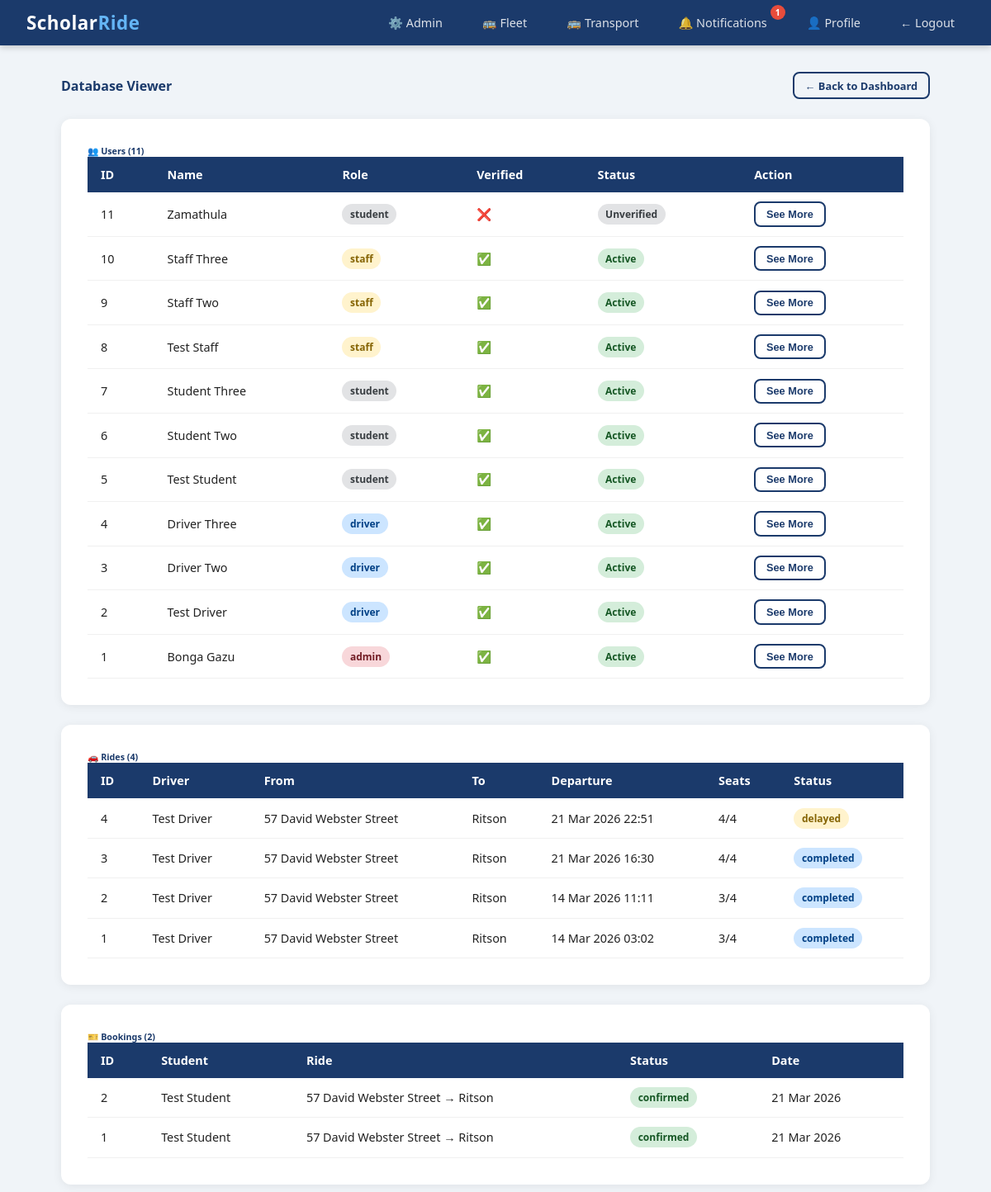
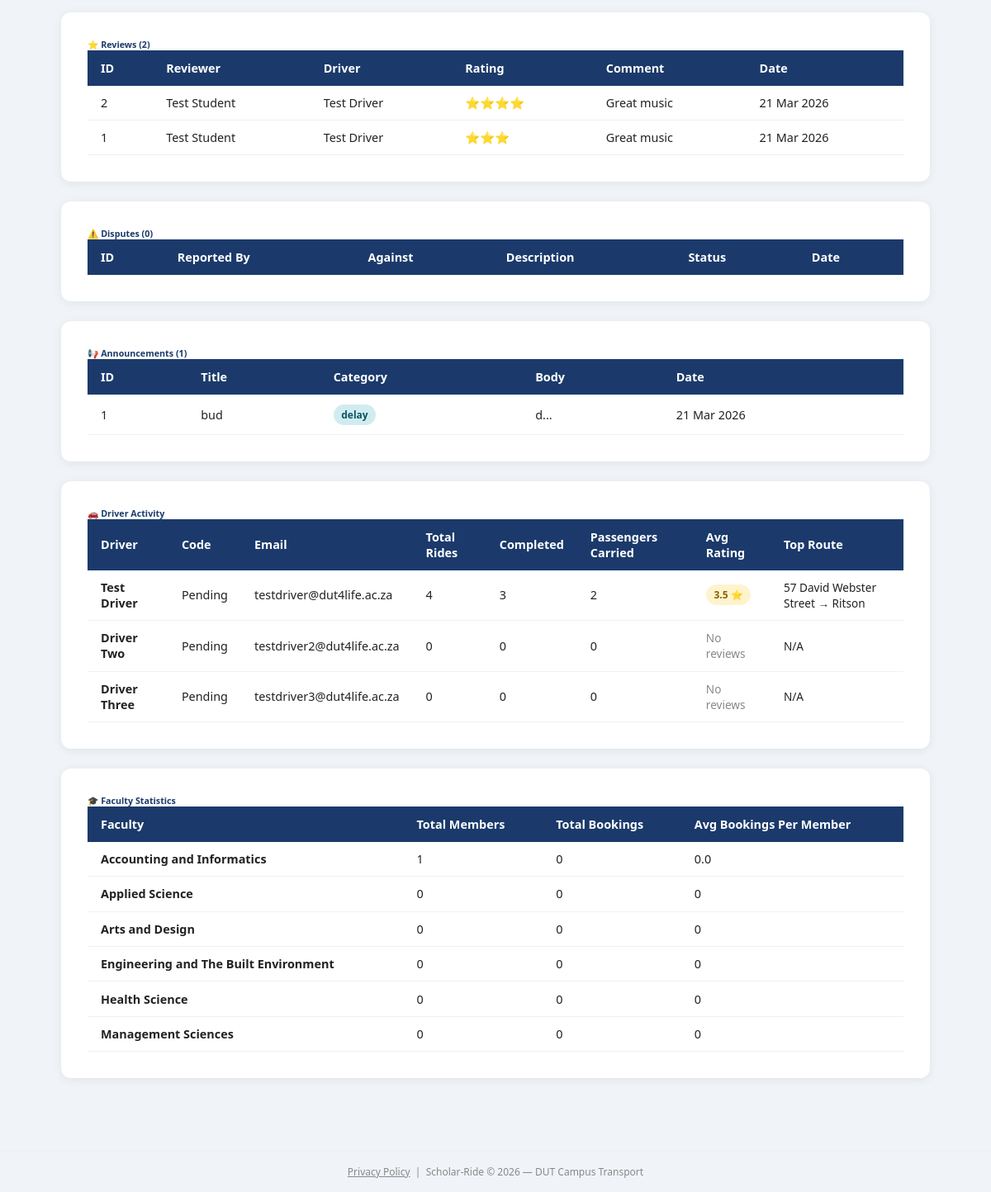
Page /admin/database (signed in) on the committed database (2 pictures, top to bottom).
### scholar_ride/models.py (models this page shows)
class User(db.Model, UserMixin):
    id = db.Column(db.Integer, primary_key=True)
    student_number = db.Column(db.String(20), unique=True, nullable=True)
    staff_number = db.Column(db.String(20), unique=True, nullable=True)
    full_name = db.Column(db.String(100), nullable=False)
    email = db.Column(db.String(120), unique=True, nullable=False)
    phone = db.Column(db.String(20), nullable=False)
    password_hash = db.Column(db.String(128), nullable=False)
    role = db.Column(db.String(20), default='student')
    department = db.Column(db.String(100), nullable=True)
    verified = db.Column(db.Boolean, default=False)
    approval_status = db.Column(db.String(20), default='pending')
    otp = db.Column(db.String(6), nullable=True)
    created_at = db.Column(db.DateTime, default=datetime.utcnow)
    driver_code = db.Column(db.String(20), nullable=True)
    rides = db.relationship('Ride', backref='driver', lazy=True)
    bookings = db.relationship('Booking', backref='student', lazy=True)
    session_token = db.Column(db.String(100), nullable=True)

class Ride(db.Model):
    id = db.Column(db.Integer, primary_key=True)
    driver_id = db.Column(db.Integer, db.ForeignKey('user.id'), nullable=False)
    origin = db.Column(db.String(200), nullable=False)
    destination = db.Column(db.String(200), nullable=False)
    departure_time = db.Column(db.DateTime, nullable=False)
    available_seats = db.Column(db.Integer, nullable=False)
    total_seats = db.Column(db.Integer, nullable=False)
    status = db.Column(db.String(20), default='active')
    created_at = db.Column(db.DateTime, default=datetime.utcnow)
    bookings = db.relationship('Booking', backref='ride', lazy=True)
    vehicle_type = db.Column(db.String(50), nullable=True)
    vehicle_model = db.Column(db.String(100), nullable=True)
    registration_number = db.Column(db.String(20), nullable=True)
    completed_at = db.Column(db.DateTime, nullable=True)

class Booking(db.Model):
    id = db.Column(db.Integer, primary_key=True)
    ride_id = db.Column(db.Integer, db.ForeignKey('ride.id'), nullable=False)
    student_id = db.Column(db.Integer, db.ForeignKey('user.id'), nullable=False)
    booking_date = db.Column(db.DateTime, default=datetime.utcnow)
    status = db.Column(db.String(20), default='pending')

class Review(db.Model):
    id = db.Column(db.Integer, primary_key=True)
    ride_id = db.Column(db.Integer, db.ForeignKey('ride.id'), nullable=False)
    reviewer_id = db.Column(db.Integer, db.ForeignKey('user.id'), nullable=False)
    driver_id = db.Column(db.Integer, db.ForeignKey('user.id'), nullable=False)
    rating = db.Column(db.Integer, nullable=False)
    comment = db.Column(db.Text, nullable=True)
    created_at = db.Column(db.DateTime, default=datetime.utcnow)
    reviewer = db.relationship('User', foreign_keys=[reviewer_id])
    driver = db.relationship('User', foreign_keys=[driver_id])

class Announcement(db.Model):
    id = db.Column(db.Integer, primary_key=True)
    admin_id = db.Column(db.Integer, db.ForeignKey('user.id'), nullable=False)
    title = db.Column(db.String(200), nullable=False)
    body = db.Column(db.Text, nullable=False)
    category = db.Column(db.String(50))
    created_at = db.Column(db.DateTime, default=sast_now)

### scholar_ride/routes/admin.py (the view)
@admin.route('/admin/database')
@login_required
@admin_required
def database_viewer():
    from scholar_ride.models import Review
    from sqlalchemy import func
    users = User.query.order_by(User.created_at.desc()).all()
    rides = Ride.query.order_by(Ride.created_at.desc()).all()
    bookings = Booking.query.order_by(Booking.booking_date.desc()).all()
    reviews = Review.query.order_by(Review.created_at.desc()).all()
    disputes = Dispute.query.order_by(Dispute.created_at.desc()).all()
    announcements = Announcement.query.order_by(Announcement.created_at.desc()).all()
    user_booking_counts = {}
    for u in users:
        count = Booking.query.filter_by(student_id=u.id).count()
        user_booking_counts[u.id] = count
    driver_stats = []
    drivers = User.query.filter_by(role='driver').all()
    for driver in drivers:
        total_rides = Ride.query.filter_by(driver_id=driver.id).count()
        completed_rides = Ride.query.filter_by(driver_id=driver.id, status='completed').count()
        total_passengers = db.session.query(func.count(Booking.id)).join(
            Ride, Ride.id == Booking.ride_id
        ).filter(
            Ride.driver_id == driver.id,
            Booking.status == 'confirmed'
        ).scalar() or 0
        avg_rating = db.session.query(func.avg(Review.rating)).filter_by(
            driver_id=driver.id
        ).scalar()
        avg_rating = round(avg_rating, 1) if avg_rating else 'No reviews'
        top_route = db.session.query(
            Ride.origin, Ride.destination, func.count(Ride.id).label('cnt')
        ).filter_by(driver_id=driver.id).group_by(
            Ride.origin, Ride.destination
        ).order_by(func.count(Ride.id).desc()).first()
        driver_stats.append({
            'driver': driver,
            'total_rides': total_rides,
            'completed_rides': completed_rides,
            'total_passengers': total_passengers,
            'avg_rating': avg_rating,
            'top_route': f"{top_route.origin} → {top_route.destination}" if top_route else 'N/A'
        })
    faculties = db.session.query(
        User.department,
        func.count(User.id).label('member_count')
    ).filter(
        User.role.in_(['student', 'staff']),
        User.department != None
    ).group_by(User.department).all()
    all_faculties = [
        'Accounting and Informatics',
        'Applied Science',
        'Arts and Design',
        'Engineering and The Built Environment',
        'Health Science',
        'Management Sciences'
    ]
    faculty_stats = []
    for faculty in all_faculties:
        member_count = User.query.filter(
            User.role.in_(['student', 'staff']),
            User.department == faculty
        ).count()
        total_bookings = db.session.query(func.count(Booking.id)).join(
            User, User.id == Booking.student_id
        ).filter(
            User.department == faculty
        ).scalar() or 0
        faculty_stats.append({
            'faculty': faculty,
            'member_count': member_count,
            'total_bookings': total_bookings
        })
    return render_template('admin/database.html',
        users=users,
        rides=rides,
        bookings=bookings,
        reviews=reviews,
        disputes=disputes,
        announcements=announcements,
        user_booking_counts=user_booking_counts,
        driver_stats=driver_stats,
        faculty_stats=faculty_stats
    )

### scholar_ride/templates/admin/database.html (shortened to what this page needs)
{% extends "base.html" %}
{% block content %}
<div class="d-flex justify-between align-center mb-4">
    <h4 style="color:#1B3A6B; margin:0;">Database Viewer</h4>
    <a href="/admin" class="btn btn-outline btn-sm">← Back to Dashboard</a>
</div>
<div class="card p-3 mb-4" style="margin-top:1.5rem;">
    <h6 style="color:#1B3A6B;" class="mb-3">👥 Users ({{ users|length }})</h6>
    <div style="overflow-x:auto;">
        <table>
            <thead>
                <tr>
                    <th>ID</th>
                    <th>Name</th>
                    <th>Role</th>
                    <th>Verified</th>
                    <th>Status</th>
                    <th>Action</th>
                </tr>
            </thead>
            <tbody>
                {% for u in users %}
                <tr>
                    <td>{{ u.id }}</td>
                    <td>{{ u.full_name }}</td>
                    <td>
                        <span class="badge
                            {% if u.role == 'admin' %}badge-danger
                            {% elif u.role == 'driver' %}badge-primary
                            {% elif u.role == 'staff' %}badge-warning
                            {% else %}badge-secondary{% endif %}">
                            {{ u.role }}
                        </span>
                    </td>
                    <td>{% if u.verified %}✅{% else %}❌{% endif %}</td>
                    <td>
                        {% if u.approval_status == 'approved' and u.verified %}
                            <span class="badge badge-success">Active</span>
                        {% elif u.approval_status == 'pending' %}
                            <span class="badge badge-warning">Pending</span>
                        {% elif u.approval_status == 'rejected' %}
                            <span class="badge badge-danger">Rejected</span>
                        {% else %}
                            <span class="badge badge-secondary">Unverified</span>
                        {% endif %}
                    </td>
                    <td>
                        <button onclick="showUser(
                            '{{ u.full_name }}',
                            '{{ u.email }}',
                            '{{ u.phone }}',
                            '{{ u.role }}',
                            '{{ u.student_number or u.staff_number or u.driver_code or "N/A" }}',
                            '{{ u.department or "N/A" }}',
                            '{{ u.approval_status }}',
                            '{{ u.created_at.strftime("%d %b %Y") }}',
                            '{{ user_booking_counts.get(u.id, 0) }}'
                        )" class="btn btn-sm btn-outline">See More</button>
                    </td>
                </tr>
                {% endfor %}
            </tbody>
        </table>
    </div>
</div>
<div class="card p-3 mb-4">
    <h6 style="color:#1B3A6B;" class="mb-3">🚗 Rides ({{ rides|length }})</h6>
    <table>
        <thead>
            <tr>
                <th>ID</th>
                <th>Driver</th>
                <th>From</th>
                <th>To</th>
                <th>Departure</th>
                <th>Seats</th>
                <th>Status</th>
            </tr>
        </thead>
        <tbody>
            {% for r in rides %}
            <tr>
                <td>{{ r.id }}</td>
                <td>{{ r.driver.full_name }}</td>
                <td>{{ r.origin }}</td>
                <td>{{ r.destination }}</td>
                <td>{{ r.departure_time.strftime('%d %b %Y %H:%M') }}</td>
                <td>{{ r.available_seats }}/{{ r.total_seats }}</td>
                <td><span class="badge
                    {% if r.status == 'active' %}badge-success
                    {% elif r.status == 'completed' %}badge-primary
                    {% elif r.status == 'cancelled' %}badge-danger
                    {% else %}badge-warning{% endif %}">
                    {{ r.status }}
                </span></td>
            </tr>
            {% endfor %}
        </tbody>
    </table>
</div>
<div class="card p-3 mb-4">
    <h6 style="color:#1B3A6B;" class="mb-3">🎫 Bookings ({{ bookings|length }})</h6>
    <table>
        <thead>
            <tr>
                <th>ID</th>
                <th>Student</th>
                <th>Ride</th>
                <th>Status</th>
                <th>Date</th>
            </tr>
        </thead>
        <tbody>
            {% for b in bookings %}
            <tr>
                <td>{{ b.id }}</td>
                <td>{{ b.student.full_name }}</td>
                <td>{{ b.ride.origin }} → {{ b.ride.destination }}</td>
                <td><span class="badge
                    {% if b.status == 'confirmed' %}badge-success
                    {% elif b.status == 'pending' %}badge-warning
                    {% else %}badge-danger{% endif %}">
                    {{ b.status }}
                </span></td>
                <td>{{ b.booking_date.strftime('%d %b %Y') }}</td>
            </tr>
            {% endfor %}
        </tbody>
    </table>
</div>
<div class="card p-3 mb-4">
    <h6 style="color:#1B3A6B;" class="mb-3">⭐ Reviews ({{ reviews|length }})</h6>
    <table>
        <thead>
            <tr>
                <th>ID</th>
                <th>Reviewer</th>
                <th>Driver</th>
                <th>Rating</th>
                <th>Comment</th>
                <th>Date</th>
            </tr>
        </thead>
        <tbody>
            {% for rv in reviews %}
            <tr>
                <td>{{ rv.id }}</td>
                <td>{{ rv.reviewer.full_name }}</td>
                <td>{{ rv.driver.full_name }}</td>
                <td>{% for i in range(rv.rating) %}⭐{% endfor %}</td>
                <td>{{ rv.comment or '—' }}</td>
                <td>{{ rv.created_at.strftime('%d %b %Y') }}</td>
            </tr>
            {% endfor %}
        </tbody>
    </table>
</div>
<div class="card p-3 mb-4">
    <h6 style="color:#1B3A6B;" class="mb-3">⚠️ Disputes ({{ disputes|length }})</h6>
    <table>
        <thead>
            <tr>
                <th>ID</th>
                <th>Reported By</th>
                <th>Against</th>
                <th>Description</th>
                <th>Status</th>
                <th>Date</th>
            </tr>
        </thead>
    </table>
</div>
<div class="card p-3 mb-4">
    <h6 style="color:#1B3A6B;" class="mb-3">📢 Announcements ({{ announcements|length }})</h6>
    <table>
        <thead>
            <tr>
                <th>ID</th>
                <th>Title</th>
                <th>Category</th>
                <th>Body</th>
                <th>Date</th>
            </tr>
        </thead>
        <tbody>
            {% for a in announcements %}
            <tr>
                <td>{{ a.id }}</td>
                <td>{{ a.title }}</td>
                <td><span class="badge badge-info">{{ a.category }}</span></td>
                <td>{{ a.body[:50] }}...</td>
                <td>{{ a.created_at.strftime('%d %b %Y') }}</td>
            </tr>
            {% endfor %}
        </tbody>
    </table>
</div>
<div class="card p-3 mb-4">
    <h6 style="color:#1B3A6B;" class="mb-3">🚗 Driver Activity</h6>
    <div style="overflow-x:auto;">
        {% if driver_stats %}
        <table>
            <thead>
                <tr>
                    <th>Driver</th>
                    <th>Code</th>
                    <th>Email</th>
                    <th>Total Rides</th>
                    <th>Completed</th>
                    <th>Passengers Carried</th>
                    <th>Avg Rating</th>
                    <th>Top Route</th>
                </tr>
            </thead>
            <tbody>
                {% for d in driver_stats %}
                <tr>
                    <td><strong>{{ d.driver.full_name }}</strong></td>
                    <td>{{ d.driver.driver_code or 'Pending' }}</td>
                    <td>{{ d.driver.email }}</td>
                    <td>{{ d.total_rides }}</td>
                    <td>{{ d.completed_rides }}</td>
                    <td>{{ d.total_passengers }}</td>
                    <td>
                        {% if d.avg_rating != 'No reviews' %}
                            <span class="badge badge-warning">{{ d.avg_rating }} ⭐</span>
                        {% else %}
                            <span class="text-muted">No reviews</span>
                        {% endif %}
                    </td>
                    <td style="font-size:0.85rem;">{{ d.top_route }}</td>
                </tr>
                {% endfor %}
            </tbody>
        </table>
        {% else %}
            <p class="text-muted">No drivers registered yet.</p>
        {% endif %}
    </div>
</div>
<div class="card p-3 mb-4">
    <h6 style="color:#1B3A6B;" class="mb-3">🎓 Faculty Statistics</h6>
    <div style="overflow-x:auto;">
        <table>
            <thead>
                <tr>
                    <th>Faculty</th>
                    <th>Total Members</th>
                    <th>Total Bookings</th>
                    <th>Avg Bookings Per Member</th>
                </tr>
            </thead>
            <tbody>
                {% for f in faculty_stats %}
                <tr>
                    <td><strong>{{ f.faculty }}</strong></td>
                    <td>{{ f.member_count }}</td>
                    <td>{{ f.total_bookings }}</td>
                    <td>
                        {% if f.member_count > 0 %}
                            {{ (f.total_bookings / f.member_count) | round(1) }}
                        {% else %}
                            0
                        {% endif %}
                    </td>
                </tr>
                {% endfor %}
            </tbody>
        </table>
    </div>
</div>
{% endblock %}

### rows in the picture
User: id "11", full_name "Zamathula", role "student", approval_status "Unverified", faculty "Accounting and Informatics", member_count "1", total_bookings "0", total_bookings "0.0"
User: id "10", full_name "Staff Three", role "staff", approval_status "Active"
User: id "9", full_name "Staff Two", role "staff", approval_status "Active"
User: id "8", full_name "Test Staff", role "staff", approval_status "Active"
User: id "7", full_name "Student Three", role "student", approval_status "Active"
User: id "6", full_name "Student Two", role "student", approval_status "Active"
User: id "5", full_name "Test Student", role "student", approval_status "Active"
User: id "4", full_name "Driver Three", role "driver", approval_status "Active", driver.full_name "Driver Three", driver "Pending", driver.email "testdriver3@dut4life.ac.za"
User: id "3", full_name "Driver Two", role "driver", approval_status "Active", driver.full_name "Driver Two", driver "Pending", driver.email "testdriver2@dut4life.ac.za"
User: id "2", full_name "Test Driver", role "driver", approval_status "Active", driver.full_name "Test Driver", driver "Pending", driver.email "testdriver@dut4life.ac.za"
User: id "1", full_name "Bonga Gazu", role "admin", approval_status "Active"
Ride: id "4", driver.full_name "Test Driver", origin "57 David Webster Street", destination "Ritson", departure_time "21 Mar 2026 22:51", available_seats "4", total_seats "4", status "delayed"
Ride: id "3", driver.full_name "Test Driver", origin "57 David Webster Street", destination "Ritson", departure_time "21 Mar 2026 16:30", available_seats "4", total_seats "4", status "completed"
Ride: id "2", driver.full_name "Test Driver", origin "57 David Webster Street", destination "Ritson", departure_time "14 Mar 2026 11:11", available_seats "3", total_seats "4", status "completed"
Ride: id "1", driver.full_name "Test Driver", origin "57 David Webster Street", destination "Ritson", departure_time "14 Mar 2026 03:02", available_seats "3", total_seats "4", status "completed"
Booking: id "2", student.full_name "Test Student", ride.origin "57 David Webster Street", ride.destination "Ritson", status "confirmed", booking_date "21 Mar 2026"
Booking: id "1", student.full_name "Test Student", ride.origin "57 David Webster Street", ride.destination "Ritson", status "confirmed", booking_date "21 Mar 2026"
Review: id "2", reviewer.full_name "Test Student", driver.full_name "Test Driver", rating 4 (drawn), comment "Great music", created_at "21 Mar 2026"
Review: id "1", reviewer.full_name "Test Student", driver.full_name "Test Driver", rating 3 (drawn), comment "Great music", created_at "21 Mar 2026"
Announcement: id "1", title "bud", category "delay", body "d", created_at "21 Mar 2026"

### other values in the picture
{{ unread_count }} "1"
{{ users|length }} "11"
{{ rides|length }} "4"
{{ bookings|length }} "2"
{{ reviews|length }} "2"
{{ disputes|length }} "0"
{{ announcements|length }} "1"
{{ d.total_rides }} "4" "0" "0"
{{ d.completed_rides }} "3" "0" "0"
{{ d.total_passengers }} "2" "0" "0"
{{ d.avg_rating }} "3.5"
{{ d.top_route }} "57 David Webster Street → Ritson" "N/A" "N/A"
{{ f.faculty }} "Applied Science" "Arts and Design" "Engineering and The Built Environment" "Health Science" "Management Sciences"
{{ f.member_count }} "0" "0" "0" "0" "0"
{{ f.total_bookings }} "0" "0" "0" "0" "0"
